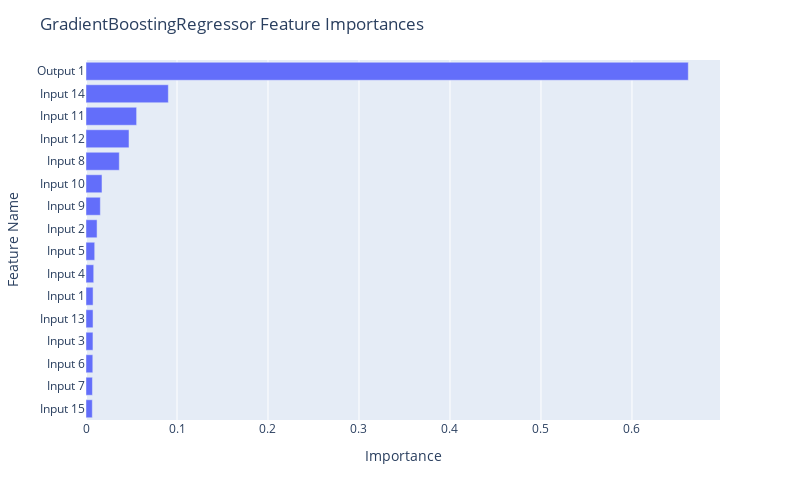

Source (notebook cell):
### Code cell
fig = px.bar(df_gb, x="Importance", y="Feature Name")

fig.update_layout(
    autosize=False,
    width=800,
    height=500,
    title_text=f"GradientBoostingRegressor Feature Importances",
    yaxis={'categoryorder':'total ascending'}
)

fig.show()

### Figure 1 — Plotly figure (JSON) as saved in the notebook; plotly's stock layout.template omitted (floating-point values rounded to 4 significant figures)
{"data": [{"alignmentgroup": "True", "hovertemplate": "Importance=%{x}<br>Feature Name=%{y}<extra></extra>", "legendgroup": "", "marker": {"color": "#636efa", "pattern": {"shape": ""}}, "name": "", "offsetgroup": "", "orientation": "h", "showlegend": false, "textposition": "auto", "type": "bar", "x": [0.6619, 0.09048, 0.05563, 0.04725, 0.03658, 0.01756, 0.01576, 0.01215, 0.009556, 0.008484, 0.007783, 0.007734, 0.007653, 0.007469, 0.007074, 0.006942], "xaxis": "x", "y": ["Output 1", "Input 14", "Input 11", "Input 12", "Input 8", "Input 10", "Input 9", "Input 2", "Input 5", "Input 4", "Input 1", "Input 13", "Input 3", "Input 6", "Input 7", "Input 15"], "yaxis": "y"}], "layout": {"autosize": false, "barmode": "relative", "height": 500, "legend": {"tracegroupgap": 0}, "margin": {"t": 60}, "title": {"text": "GradientBoostingRegressor Feature Importances"}, "width": 800, "xaxis": {"anchor": "y", "autorange": true, "domain": [0, 1], "range": [0, 0.6967], "title": {"text": "Importance"}, "type": "linear"}, "yaxis": {"anchor": "x", "autorange": true, "categoryorder": "total ascending", "domain": [0, 1], "range": [-0.5, 15.5], "title": {"text": "Feature Name"}, "type": "category"}}}
